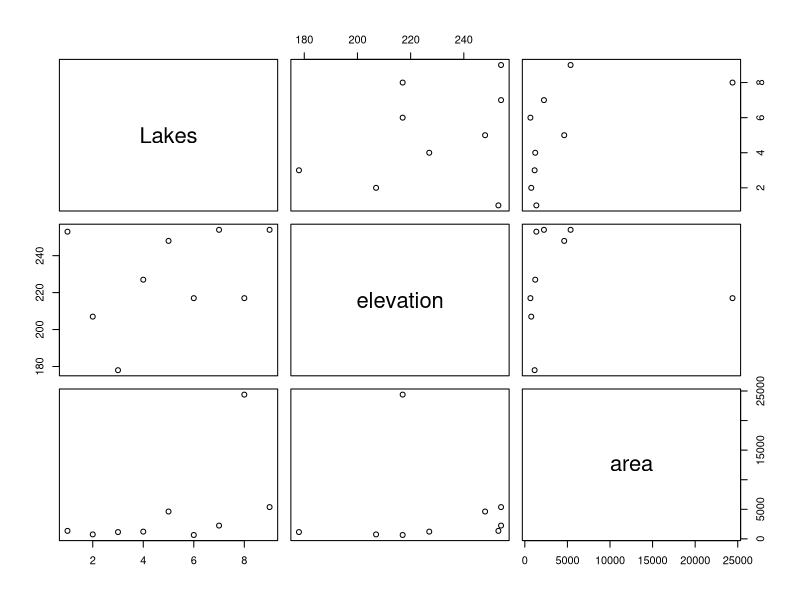

Source code (R): (Note: this script raises an error after producing the figure.)
lakes <- read.csv("Lakes.csv", TRUE, ",")
plot(lakes)
print(lakes)
summary(lakes)
predict(lakes)
Winnipeg = c(Lake = "Winnipeg", Elevation = 217, Area = 24387)
class(Winnipeg) = "Lakes"
attributes(Winnipeg)
Winnipeg
setClass("Lakes2", slots=c(Lake = "character", Elevation = "numeric", Area = "numeric"))
Winnipeg2 = new("Lakes2", Lake = "Winnipeg", Elevation = 217, Area = 24387)
attributes(Winnipeg2)
isS4(Winnipeg2)